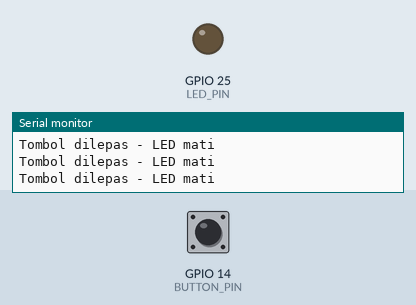
This sketch was run on a simulated ESP32. Shown: output pins drawn as LEDs (lit = HIGH), the last lines printed to the serial monitor. The test bench sets the inputs (shaded band); at power-on: GPIO 14 (BUTTON_PIN) HIGH.

Above: at 1.2 s.
1.3 s: GPIO 14 (BUTTON_PIN) pulled LOW for 0.15 s
At 1.38 s:
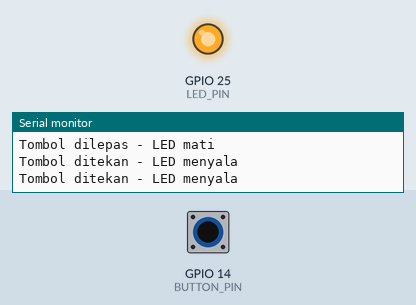
2.9 s: GPIO 14 (BUTTON_PIN) pulled LOW for 3.2 s
At 7.0 s:
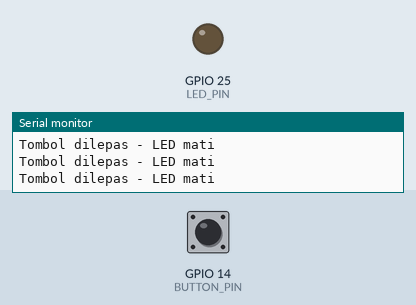
Timing chart, 0 to 8.5 s (numbered marks = the images above; inputs shaded):
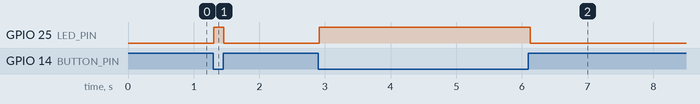

The sketch:

tes_driver.ino
```cpp
#define LED_PIN 25       // Pin LED
#define BUTTON_PIN 14    // Pin tombol (selain 25 dan 34)

void setup() {
  pinMode(LED_PIN, OUTPUT);       // Set LED sebagai output
  pinMode(BUTTON_PIN, INPUT_PULLUP); // Set tombol sebagai input dengan pull-up internal
  digitalWrite(LED_PIN, LOW);     // Awal LED mati

  Serial.begin(115200);           // Inisialisasi serial monitor
  Serial.println("Program dimulai. Tekan tombol untuk menyalakan LED.");
}

void loop() {
  bool buttonState = digitalRead(BUTTON_PIN); // Baca status tombol

  if (buttonState == LOW) { // Tombol ditekan (LOW)
    digitalWrite(LED_PIN, HIGH); // Nyalakan LED
    Serial.println("Tombol ditekan - LED menyala");
  } else { // Tombol dilepas (HIGH)
    digitalWrite(LED_PIN, LOW); // Matikan LED
    Serial.println("Tombol dilepas - LED mati");
  }

  delay(50); // Tambahkan sedikit delay untuk mengurangi noise tombol
}
```

Measured:
- after the input at 1.3 s, GPIO 25 (LED_PIN): LOW → HIGH at once, → LOW 0.15 s later
- after the input at 2.9 s, GPIO 25 (LED_PIN): LOW → HIGH at once, → LOW 3.2 s later
